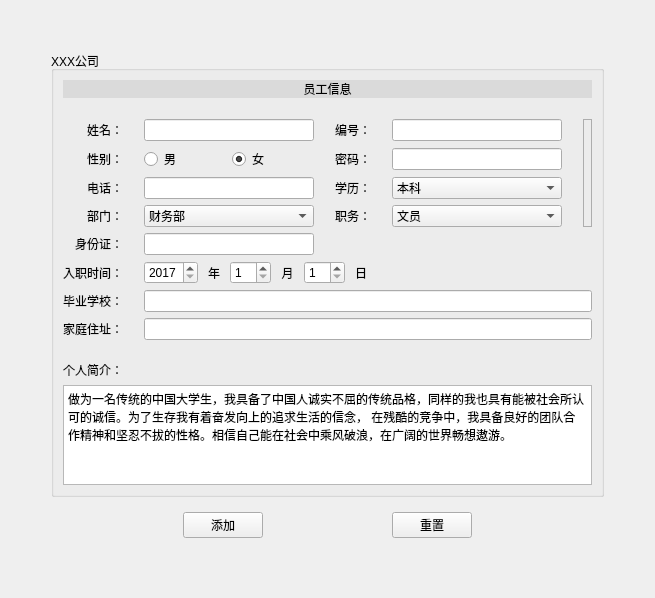
        <widget class="QWidget" name="page">
         <layout class="QGridLayout" name="gridLayout">
          <item row="1" column="0">
           <spacer name="horizontalSpacer_25">
            <property name="orientation">
             <enum>Qt::Horizontal</enum>
            </property>
            <property name="sizeHint" stdset="0">
             <size>
              <width>40</width>
              <height>20</height>
             </size>
            </property>
           </spacer>
          </item>
          <item row="3" column="1">
           <spacer name="verticalSpacer_7">
            <property name="orientation">
             <enum>Qt::Vertical</enum>
            </property>
            <property name="sizeHint" stdset="0">
             <size>
              <width>20</width>
              <height>40</height>
             </size>
            </property>
           </spacer>
          </item>
          <item row="0" column="1">
           <spacer name="verticalSpacer_8">
            <property name="orientation">
             <enum>Qt::Vertical</enum>
            </property>
            <property name="sizeHint" stdset="0">
             <size>
              <width>20</width>
              <height>40</height>
             </size>
            </property>
           </spacer>
          </item>
          <item row="2" column="1">
           <widget class="QWidget" name="widget_14" native="true">
            <layout class="QHBoxLayout" name="horizontalLayout_5">
             <item>
              <spacer name="horizontalSpacer_22">
               <property name="orientation">
                <enum>Qt::Horizontal</enum>
               </property>
               <property name="sizeHint" stdset="0">
                <size>
                 <width>40</width>
                 <height>20</height>
                </size>
               </property>
              </spacer>
             </item>
             <item>
              <widget class="QPushButton" name="pushButton_8">
               <property name="text">
                <string>添加</string>
               </property>
              </widget>
             </item>
             <item>
              <spacer name="horizontalSpacer_23">
               <property name="orientation">
                <enum>Qt::Horizontal</enum>
               </property>
               <property name="sizeHint" stdset="0">
                <size>
                 <width>40</width>
                 <height>20</height>
                </size>
               </property>
              </spacer>
             </item>
             <item>
              <widget class="QPushButton" name="pushButton_9">
               <property name="text">
                <string>重置</string>
               </property>
              </widget>
             </item>
             <item>
              <spacer name="horizontalSpacer_24">
               <property name="orientation">
                <enum>Qt::Horizontal</enum>
               </property>
               <property name="sizeHint" stdset="0">
                <size>
                 <width>40</width>
                 <height>20</height>
                </size>
               </property>
              </spacer>
             </item>
            </layout>
           </widget>
          </item>
          <item row="1" column="1">
           <widget class="QGroupBox" name="groupBox_3">
            <property name="title">
             <string>XXX公司</string>
            </property>
            <layout class="QVBoxLayout" name="verticalLayout_10">
             <property name="spacing">
              <number>21</number>
             </property>
             <item>
              <widget class="QLabel" name="label_38">
               <property name="styleSheet">
                <string notr="true">background-color: rgb(218, 218, 218);</string>
               </property>
               <property name="text">
                <string>员工信息</string>
               </property>
               <property name="alignment">
                <set>Qt::AlignCenter</set>
               </property>
              </widget>
             </item>
             <item>
              <widget class="QWidget" name="widget_4" native="true">
               <property name="styleSheet">
                <string notr="true"/>
               </property>
               <layout class="QGridLayout" name="gridLayout_2">
                <property name="leftMargin">
                 <number>0</number>
                </property>
                <property name="topMargin">
                 <number>0</number>
                </property>
                <property name="rightMargin">
                 <number>0</number>
                </property>
                <property name="bottomMargin">
                 <number>0</number>
                </property>
                <property name="horizontalSpacing">
                 <number>21</number>
                </property>
                <item row="6" column="1" colspan="2">
                 <widget class="QWidget" name="widget_5" native="true">
                  <layout class="QHBoxLayout" name="horizontalLayout_9">
                   <property name="leftMargin">
                    <number>0</number>
                   </property>
                   <property name="topMargin">
                    <number>0</number>
                   </property>
                   <property name="rightMargin">
                    <number>0</number>
                   </property>
                   <property name="bottomMargin">
                    <number>0</number>
                   </property>
                   <item>
                    <widget class="QSpinBox" name="spinBox">
                     <property name="minimum">
                      <number>2017</number>
                     </property>
                     <property name="maximum">
                      <number>2050</number>
                     </property>
                    </widget>
                   </item>
                   <item>
                    <widget class="QLabel" name="label_9">
                     <property name="text">
                      <string>年</string>
                     </property>
                     <property name="alignment">
                      <set>Qt::AlignCenter</set>
                     </property>
                    </widget>
                   </item>
                   <item>
                    <widget class="QSpinBox" name="spinBox_2">
                     <property name="minimum">
                      <number>1</number>
                     </property>
                     <property name="maximum">
                      <number>12</number>
                     </property>
                    </widget>
                   </item>
                   <item>
                    <widget class="QLabel" name="label_10">
                     <property name="text">
                      <string>月</string>
                     </property>
                     <property name="alignment">
                      <set>Qt::AlignCenter</set>
                     </property>
                    </widget>
                   </item>
                   <item>
                    <widget class="QSpinBox" name="spinBox_3">
                     <property name="minimum">
                      <number>1</number>
                     </property>
                     <property name="maximum">
                      <number>31</number>
                     </property>
                    </widget>
                   </item>
                   <item>
                    <widget class="QLabel" name="label_11">
                     <property name="text">
                      <string>日</string>
                     </property>
                     <property name="alignment">
                      <set>Qt::AlignCenter</set>
                     </property>
                    </widget>
                   </item>
                  </layout>
                 </widget>
                </item>
                <item row="0" column="2">
                 <widget class="QLabel" name="label_41">
                  <property name="text">
                   <string>编号：</string>
                  </property>
                  <property name="alignment">
                   <set>Qt::AlignRight|Qt::AlignTrailing|Qt::AlignVCenter</set>
                  </property>
                 </widget>
                </item>
                <item row="0" column="0">
                 <widget class="QLabel" name="label_55">
                  <property name="text">
                   <string>姓名：</string>
                  </property>
                  <property name="alignment">
                   <set>Qt::AlignRight|Qt::AlignTrailing|Qt::AlignVCenter</set>
                  </property>
                 </widget>
                </item>
                <item row="0" column="1">
                 <widget class="QLineEdit" name="lineEdit_7">
                  <property name="minimumSize">
                   <size>
                    <width>170</width>
                    <height>0</height>
                   </size>
                  </property>
                  <property name="maximumSize">
                   <size>
                    <width>170</width>
                    <height>16777215</height>
                   </size>
                  </property>
                 </widget>
                </item>
                <item row="0" column="3">
                 <widget class="QLineEdit" name="lineEdit_18">
                  <property name="minimumSize">
                   <size>
                    <width>170</width>
                    <height>0</height>
                   </size>
                  </property>
                  <property name="maximumSize">
                   <size>
                    <width>170</width>
                    <height>16777215</height>
                   </size>
                  </property>
                 </widget>
                </item>
                <item row="5" column="0">
                 <widget class="QLabel" name="label_62">
                  <property name="text">
                   <string>身份证：</string>
                  </property>
                  <property name="alignment">
                   <set>Qt::AlignRight|Qt::AlignTrailing|Qt::AlignVCenter</set>
                  </property>
                 </widget>
                </item>
                <item row="7" column="1" colspan="4">
                 <widget class="QLineEdit" name="lineEdit_33"/>
                </item>
                <item row="7" column="0">
                 <widget class="QLabel" name="label_69">
                  <property name="text">
                   <string>毕业学校：</string>
                  </property>
                  <property name="alignment">
                   <set>Qt::AlignRight|Qt::AlignTrailing|Qt::AlignVCenter</set>
                  </property>
                 </widget>
                </item>
                <item row="8" column="0">
                 <widget class="QLabel" name="label_68">
                  <property name="text">
                   <string>家庭住址：</string>
                  </property>
                  <property name="alignment">
                   <set>Qt::AlignRight|Qt::AlignTrailing|Qt::AlignVCenter</set>
                  </property>
                 </widget>
                </item>
                <item row="3" column="1">
                 <widget class="QComboBox" name="comboBox_8">
                  <property name="minimumSize">
                   <size>
                    <width>170</width>
                    <height>0</height>
                   </size>
                  </property>
                  <property name="maximumSize">
                   <size>
                    <width>170</width>
                    <height>16777215</height>
                   </size>
                  </property>
                  <item>
                   <property name="text">
                    <string>财务部</string>
                   </property>
                  </item>
                  <item>
                   <property name="text">
                    <string>后勤部</string>
                   </property>
                  </item>
                  <item>
                   <property name="text">
                    <string>人事部</string>
                   </property>
                  </item>
                  <item>
                   <property name="text">
                    <string>品管部</string>
                   </property>
                  </item>
                  <item>
                   <property name="text">
                    <string>营销部</string>
                   </property>
                  </item>
                  <item>
                   <property name="text">
                    <string>产品开发部</string>
                   </property>
                  </item>
                  <item>
                   <property name="text">
                    <string>人力资源部</string>
                   </property>
                  </item>
                  <item>
                   <property name="text">
                    <string>资源采购部</string>
                   </property>
                  </item>
                  <item>
                   <property name="text">
                    <string>售后服务部</string>
                   </property>
                  </item>
                 </widget>
                </item>
                <item row="6" column="0">
                 <widget class="QLabel" name="label_7">
                  <property name="text">
                   <string>入职时间：</string>
                  </property>
                  <property name="alignment">
                   <set>Qt::AlignRight|Qt::AlignTrailing|Qt::AlignVCenter</set>
                  </property>
                 </widget>
                </item>
                <item row="3" column="0">
                 <widget class="QLabel" name="label_45">
                  <property name="text">
                   <string>部门：</string>
                  </property>
                  <property name="alignment">
                   <set>Qt::AlignRight|Qt::AlignTrailing|Qt::AlignVCenter</set>
                  </property>
                 </widget>
                </item>
                <item row="3" column="2">
                 <widget class="QLabel" name="label_64">
                  <property name="text">
                   <string>职务：</string>
                  </property>
                  <property name="alignment">
                   <set>Qt::AlignRight|Qt::AlignTrailing|Qt::AlignVCenter</set>
                  </property>
                 </widget>
                </item>
                <item row="8" column="1" colspan="4">
                 <widget class="QLineEdit" name="lineEdit_40"/>
                </item>
                <item row="3" column="3">
                 <widget class="QComboBox" name="comboBox_10">
                  <property name="minimumSize">
                   <size>
                    <width>170</width>
                    <height>0</height>
                   </size>
                  </property>
                  <property name="maximumSize">
                   <size>
                    <width>170</width>
                    <height>16777215</height>
                   </size>
                  </property>
                  <item>
                   <property name="text">
                    <string>文员</string>
                   </property>
                  </item>
                  <item>
                   <property name="text">
                    <string>生产员工</string>
                   </property>
                  </item>
                  <item>
                   <property name="text">
                    <string>技术工人</string>
                   </property>
                  </item>
                  <item>
                   <property name="text">
                    <string>高级工程师</string>
                   </property>
                  </item>
                  <item>
                   <property name="text">
                    <string>部门经理</string>
                   </property>
                  </item>
                  <item>
                   <property name="text">
                    <string>主任</string>
                   </property>
                  </item>
                  <item>
                   <property name="text">
                    <string>总经理</string>
                   </property>
                  </item>
                 </widget>
                </item>
                <item row="5" column="1">
                 <widget class="QLineEdit" name="lineEdit_25">
                  <property name="minimumSize">
                   <size>
                    <width>170</width>
                    <height>0</height>
                   </size>
                  </property>
                  <property name="maximumSize">
                   <size>
                    <width>170</width>
                    <height>16777215</height>
                   </size>
                  </property>
                 </widget>
                </item>
                <item row="2" column="0">
                 <widget class="QLabel" name="label_48">
                  <property name="text">
                   <string>电话：</string>
                  </property>
                  <property name="alignment">
                   <set>Qt::AlignRight|Qt::AlignTrailing|Qt::AlignVCenter</set>
                  </property>
                 </widget>
                </item>
                <item row="2" column="1">
                 <widget class="QLineEdit" name="lineEdit_35">
                  <property name="minimumSize">
                   <size>
                    <width>170</width>
                    <height>0</height>
                   </size>
                  </property>
                  <property name="maximumSize">
                   <size>
                    <width>170</width>
                    <height>16777215</height>
                   </size>
                  </property>
                 </widget>
                </item>
                <item row="1" column="3">
                 <widget class="QLineEdit" name="lineEdit_24">
                  <property name="minimumSize">
                   <size>
                    <width>170</width>
                    <height>0</height>
                   </size>
                  </property>
                  <property name="maximumSize">
                   <size>
                    <width>170</width>
                    <height>16777215</height>
                   </size>
                  </property>
                 </widget>
                </item>
                <item row="1" column="2">
                 <widget class="QLabel" name="label_44">
                  <property name="text">
                   <string>密码：</string>
                  </property>
                  <property name="alignment">
                   <set>Qt::AlignRight|Qt::AlignTrailing|Qt::AlignVCenter</set>
                  </property>
                 </widget>
                </item>
                <item row="1" column="0">
                 <widget class="QLabel" name="label_4">
                  <property name="text">
                   <string>性别：</string>
                  </property>
                  <property name="alignment">
                   <set>Qt::AlignRight|Qt::AlignTrailing|Qt::AlignVCenter</set>
                  </property>
                 </widget>
                </item>
                <item row="1" column="1">
                 <widget class="QWidget" name="widget" native="true">
                  <layout class="QHBoxLayout" name="horizontalLayout">
                   <property name="leftMargin">
                    <number>0</number>
                   </property>
                   <property name="topMargin">
                    <number>0</number>
                   </property>
                   <property name="rightMargin">
                    <number>0</number>
                   </property>
                   <property name="bottomMargin">
                    <number>0</number>
                   </property>
                   <item>
                    <widget class="QRadioButton" name="radioButton">
                     <property name="text">
                      <string>男</string>
                     </property>
                    </widget>
                   </item>
                   <item>
                    <widget class="QRadioButton" name="radioButton_2">
                     <property name="text">
                      <string>女</string>
                     </property>
                     <property name="checkable">
                      <bool>true</bool>
                     </property>
                     <property name="checked">
                      <bool>true</bool>
                     </property>
                    </widget>
                   </item>
                  </layout>
                 </widget>
                </item>
                <item row="2" column="2">
                 <widget class="QLabel" name="label_63">
                  <property name="text">
                   <string>学历：</string>
                  </property>
                  <property name="alignment">
                   <set>Qt::AlignRight|Qt::AlignTrailing|Qt::AlignVCenter</set>
                  </property>
                 </widget>
                </item>
                <item row="2" column="3">
                 <widget class="QComboBox" name="comboBox_2">
                  <property name="minimumSize">
                   <size>
                    <width>170</width>
                    <height>0</height>
                   </size>
                  </property>
                  <property name="maximumSize">
                   <size>
                    <width>170</width>
                    <height>16777215</height>
                   </size>
                  </property>
                  <item>
                   <property name="text">
                    <string>本科</string>
                   </property>
                  </item>
                  <item>
                   <property name="text">
                    <string>专科</string>
                   </property>
                  </item>
                  <item>
                   <property name="text">
                    <string>小学</string>
                   </property>
                  </item>
                  <item>
                   <property name="text">
                    <string>初中</string>
                   </property>
                  </item>
                  <item>
                   <property name="text">
                    <string>研究生</string>
                   </property>
                  </item>
                  <item>
                   <property name="text">
                    <string>硕士生</string>
                   </property>
                  </item>
                  <item>
                   <property name="text">
                    <string>博士</string>
                   </property>
                  </item>
                  <item>
                   <property name="text">
                    <string>博士后</string>
                   </property>
                  </item>
                 </widget>
                </item>
                <item row="0" column="4" rowspan="4">
                 <widget class="QLabel" name="label_5">
                  <property name="cursor">
                   <cursorShape>PointingHandCursor</cursorShape>
                  </property>
                  <property name="styleSheet">
                   <string notr="true">border: 1px solid rgb(173, 173, 173);</string>
                  </property>
                  <property name="pixmap">
                   <pixmap resource="images.qrc">:/images/profile_picture.png</pixmap>
                  </property>
                  <property name="scaledContents">
                   <bool>true</bool>
                  </property>
                  <property name="margin">
                   <number>3</number>
                  </property>
                 </widget>
                </item>
               </layout>
              </widget>
             </item>
             <item>
              <widget class="QWidget" name="widget_6" native="true">
               <layout class="QVBoxLayout" name="verticalLayout_5">
                <property name="leftMargin">
                 <number>0</number>
                </property>
                <property name="topMargin">
                 <number>0</number>
                </property>
                <property name="rightMargin">
                 <number>0</number>
                </property>
                <property name="bottomMargin">
                 <number>0</number>
                </property>
                <item>
                 <widget class="QLabel" name="label_37">
                  <property name="text">
                   <string>个人简介：</string>
                  </property>
                 </widget>
                </item>
                <item>
                 <widget class="QPlainTextEdit" name="plainTextEdit_4">
                  <property name="maximumSize">
                   <size>
                    <width>16777215</width>
                    <height>100</height>
                   </size>
                  </property>
                  <property name="frameShadow">
                   <enum>QFrame::Plain</enum>
                  </property>
                  <property name="plainText">
                   <string>做为一名传统的中国大学生，我具备了中国人诚实不屈的传统品格，同样的我也具有能被社会所认可的诚信。为了生存我有着奋发向上的追求生活的信念， 在残酷的竞争中，我具备良好的团队合作精神和坚忍不拔的性格。相信自己能在社会中乘风破浪，在广阔的世界畅想遨游。</string>
                  </property>
                 </widget>
                </item>
               </layout>
              </widget>
             </item>
            </layout>
           </widget>
          </item>
          <item row="1" column="2">
           <spacer name="horizontalSpacer_21">
            <property name="orientation">
             <enum>Qt::Horizontal</enum>
            </property>
            <property name="sizeHint" stdset="0">
             <size>
              <width>40</width>
              <height>20</height>
             </size>
            </property>
           </spacer>
          </item>
         </layout>
        </widget>
